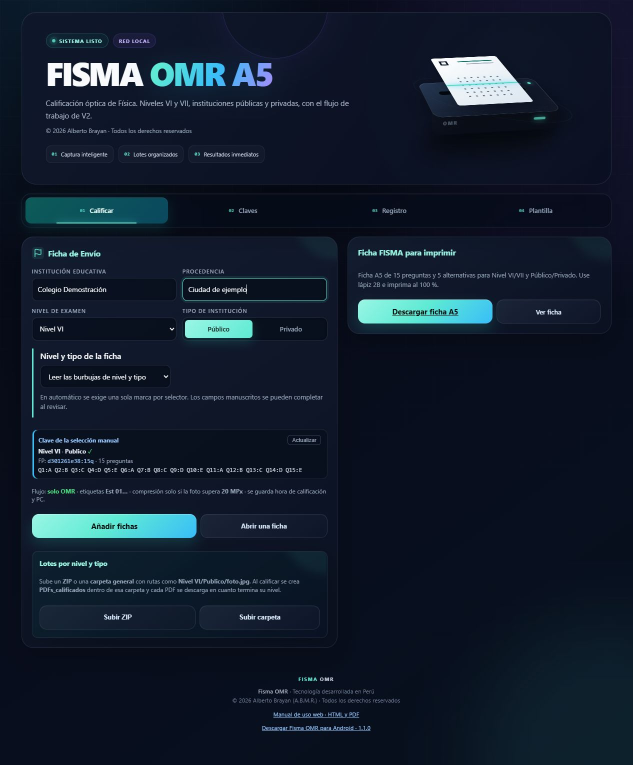
#> input picture docs/assets/01-inicio.jpg, 1265 x 1529 px (shown at 1/2 size); its folder holds 4 pictures in this run; the run also reads 2 pictures not shown here
$ python build_manual.py
#> lines starting #> are read from the running program, lines starting #| are printed output that depends on the picture
"""Genera el HTML sin conexión y el PDF desde una única fuente de contenido.
Uso: python tools/build_manual.py. Las capturas aprobadas están en docs/assets.
"""
from pathlib import Path
import json,html
from PIL import Image as PILImage
from reportlab.lib import colors
from reportlab.lib.pagesizes import A4
from reportlab.lib.units import mm
from reportlab.lib.styles import ParagraphStyle
from reportlab.platypus import SimpleDocTemplate,Paragraph,Spacer,PageBreak,Table,TableStyle,Flowable
from reportlab.lib.utils import ImageReader

ROOT=Path(__file__).resolve().parents[1]
DOCS=ROOT/'docs'
DATA=json.loads((DOCS/'manual_content.json').read_text(encoding='utf-8'))
#> (reads docs/manual_content.json from the repository)
INK='#12213b'; TEAL='#116d75'; LIGHT='#edf6f6'
esc=lambda text:html.escape(str(text))

def crop_for(section):
    return section.get('crop',[0,0,1,1])

def html_manual():
    toc=''.join(f'<a href="#{s["id"]}"><span>{i:02}</span>{esc(s["title"])}</a>' for i,s in enumerate(DATA['sections'],1))
    parts=[]
    for i,s in enumerate(DATA['sections'],1):
        body=''.join(f'<p>{esc(p)}</p>' for p in s.get('paragraphs',[]))
        steps='<ol>'+''.join(f'<li>{esc(step)}</li>' for step in s.get('steps',[]))+'</ol>' if s.get('steps') else ''
        table=''
        if s.get('table'):
            table='<div class="table-scroll"><table><thead><tr>'+''.join(f'<th>{esc(h)}</th>' for h in s['table']['headers'])+'</tr></thead><tbody>'
            table+=''.join('<tr>'+''.join(f'<td>{esc(v)}</td>' for v in row)+'</tr>' for row in s['table']['rows'])+'</tbody></table></div>'
        code=f'<pre><code>{esc(s["code"])}</code></pre>' if s.get('code') else ''
        figure=''
        if s.get('image'):
            image=DOCS/'assets'/s['image']
            iw,ih=PILImage.open(image).size
            x,y,w,h=crop_for(s)
            figure=f'''<figure><a href="assets/{esc(s['image'])}" target="_blank" rel="noopener" aria-label="Ampliar captura: {esc(s['title'])}">
            <div class="image-window" style="aspect-ratio:{iw*w}/{ih*h}"><img src="assets/{esc(s['image'])}" alt="{esc(s['caption'])}" loading="lazy" style="width:{100/w:.4f}%;left:{-100*x/w:.4f}%;top:{-100*y/h:.4f}%"></div></a>
            <figcaption>{esc(s['caption'])} <span>Selecciona la imagen para ampliarla.</span></figcaption></figure>'''
        note=f'<aside class="note"><strong>Ten en cuenta</strong><p>{esc(s["note"])}</p></aside>' if s.get('note') else ''
        introduction=body+steps if s.get('paragraphs_first') else steps+body
        parts.append(f'<section id="{s["id"]}" class="chapter"><div class="chapter-number">PASO {i:02}</div><h2>{esc(s["title"])}</h2><p class="lead">{esc(s["subtitle"])}</p>{introduction}{table}{code}{figure}{note}</section>')
#> this loop made 6 passes
#> ih on passes 1, 2, 3, 5: 1529, 1817, 1380, 1924
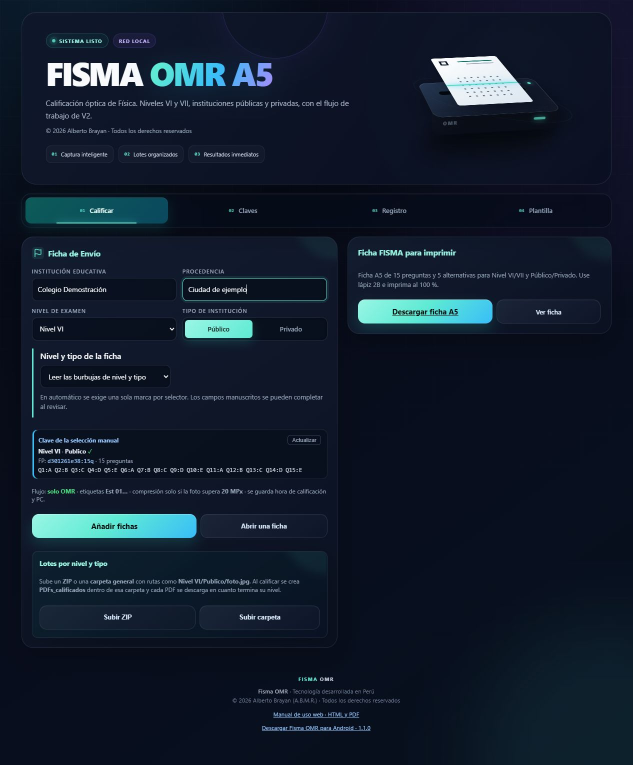
#> input picture docs/assets/01-inicio.jpg, 1265 x 1529 px (shown at 1/2 size)
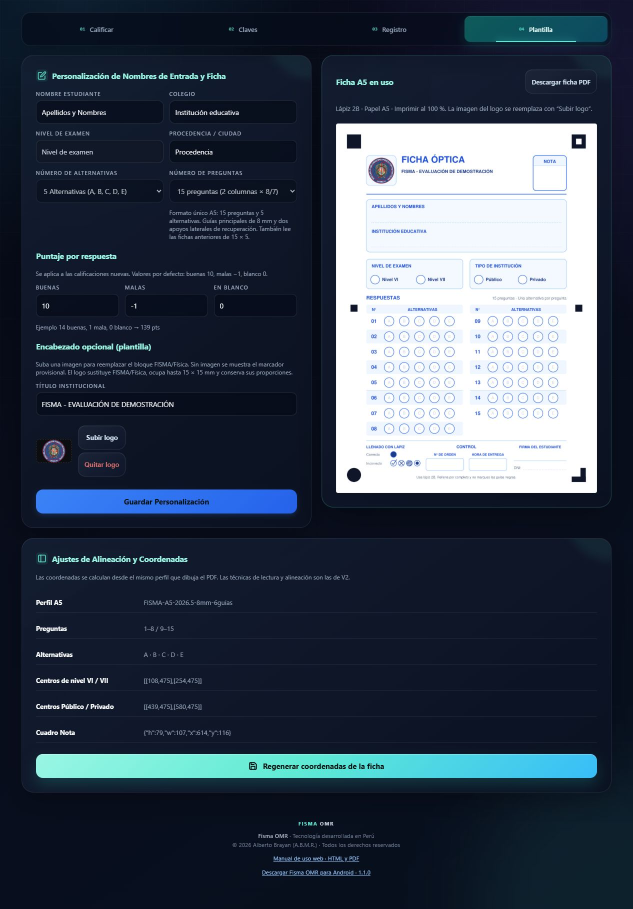
#> input picture docs/assets/02-plantilla.jpg, 1265 x 1817 px (shown at 1/2 size)
#> after the loop, parts = 5 items
    css='''
    :root{--ink:#12213b;--muted:#52637a;--teal:#116d75;--line:#dce5eb;--paper:#fff;--wash:#f3f7f9}*{box-sizing:border-box}html{scroll-behavior:smooth;scroll-padding-top:24px}body{margin:0;background:var(--wash);color:var(--ink);font:16px/1.65 Arial,Helvetica,sans-serif}a{color:var(--teal)}.sidebar{position:fixed;inset:0 auto 0 0;width:270px;padding:28px 22px;background:var(--ink);color:#fff;overflow:auto}.brand{display:flex;gap:12px;align-items:center;margin-bottom:24px}.brand img{width:45px;height:45px;border-radius:50%;background:white;object-fit:contain}.brand strong{font-size:20px;display:block}.brand small{color:#b8cbd9}.sidebar nav a{display:flex;gap:12px;color:#dbe7ed;text-decoration:none;font-size:13px;line-height:1.45;padding:10px 4px;border-bottom:1px solid #293954}.sidebar nav a:hover,.sidebar nav a:focus-visible{color:white;background:#1e3551}.sidebar nav span{color:#75c4c4;font-variant-numeric:tabular-nums}.sidebar .edition{font-size:12px;color:#b8cbd9;margin-top:24px}main{margin-left:270px;padding:44px clamp(24px,5vw,80px);max-width:1320px}.hero{border-bottom:2px solid var(--teal);padding-bottom:32px;margin-bottom:32px}.eyebrow,.chapter-number{font-size:12px;letter-spacing:.1em;font-weight:bold;color:var(--teal)}h1{font-size:clamp(34px,4vw,50px);line-height:1.1;margin:14px 0 18px;letter-spacing:-.02em}.hero p{max-width:650px;font-size:18px;color:var(--muted)}.actions{display:flex;gap:12px;flex-wrap:wrap;margin:24px 0 16px}.button,button{font:inherit;font-size:14px;font-weight:bold;padding:11px 18px;border-radius:5px;border:1px solid var(--teal);cursor:pointer;text-decoration:none;background:var(--teal);color:white}.button.secondary{background:white;color:var(--teal)}.facts{display:flex;gap:12px;flex-wrap:wrap;font-size:13px;color:var(--muted)}.facts span{padding-right:14px;border-right:1px solid var(--line)}.chapter{background:white;border:1px solid var(--line);padding:32px;margin:0 0 28px;border-radius:8px}h2{font-size:27px;line-height:1.22;margin:9px 0 12px}.lead{color:var(--teal);font-size:17px;margin-top:0}p{margin:14px 0}ol{padding-left:24px}li{padding-left:6px;margin-bottom:12px}li::marker{font-weight:bold;color:var(--teal)}.table-scroll{overflow-x:auto}table{width:100%;border-collapse:collapse;font-size:14px;margin:22px 0}th{text-align:left;background:var(--ink);color:white}th,td{padding:11px 12px;vertical-align:top;border:1px solid var(--line)}tbody tr:nth-child(even){background:#f4f7fa}pre{background:#14223a;color:#e8f2f6;padding:22px;overflow:auto;border-radius:5px;font:14px/1.6 Consolas,monospace}.note{border-left:4px solid var(--teal);background:#edf6f6;padding:16px 20px;margin-top:24px}.note strong{font-size:13px;color:var(--teal)}.note p{margin:6px 0;font-size:14px}.image-window{position:relative;overflow:hidden;background:#0c1424;border-radius:5px;border:1px solid var(--line);max-height:650px}.image-window img{position:absolute;height:auto;max-width:none;display:block}figure{margin:24px 0}figcaption{font-size:12px;line-height:1.5;color:var(--muted);margin-top:9px}figcaption span{display:block;color:var(--teal)}footer{font-size:12px;color:var(--muted);padding:10px 0 26px;border-top:1px solid var(--line)}:focus-visible{outline:3px solid #de9e2b;outline-offset:3px}@media(max-width:950px){.sidebar{position:static;width:auto}.sidebar nav{display:grid;grid-template-columns:1fr 1fr}.sidebar .edition{display:none}main{margin-left:0;padding:28px 18px}.chapter{padding:24px}h2{font-size:24px}}@media(max-width:520px){.sidebar nav{grid-template-columns:1fr}body{font-size:15px}.chapter{padding:19px}}@media print{body{background:white;font-size:11pt}.sidebar,.actions{display:none}main{margin:0;padding:0;max-width:none}.hero{break-after:page}.chapter{border:0;padding:0;break-before:page;margin:0}a{color:inherit;text-decoration:none}figure{break-inside:avoid}.image-window{max-height:none}footer{margin-top:20px}h2{font-size:20pt}.note{break-inside:avoid}}
    '''
    document=f'''<!doctype html><html lang="es"><head><meta charset="utf-8"><meta name="viewport" content="width=device-width,initial-scale=1"><meta name="description" content="Manual de uso web de Fisma OMR: claves, fichas A5, lotes, observaciones y resultados."><title>Fisma OMR | Manual de uso web</title><style>{css}</style></head><body>
    <aside class="sidebar"><div class="brand"><img src="assets/logo-fisma.png" alt="Emblema FISMA"><div><strong>Fisma OMR</strong><small>Manual de uso web</small></div></div><nav aria-label="Contenido del manual">{toc}</nav><p class="edition">Edición {DATA['edition']}<br>{DATA['date']}<br>Capturas con datos de demostración.</p></aside>
    <main><header class="hero"><div class="eyebrow">GUÍA DEL OPERADOR · EDICIÓN {DATA['edition']}</div><h1>{DATA['title']}</h1><p>{esc(DATA['intro'])}</p><div class="actions"><a class="button" href="Manual_Fisma_OMR_Web.pdf" download>Descargar manual PDF</a><button class="button secondary" onclick="window.print()">Imprimir esta guía</button></div><div class="facts"><span>A5 · 15 preguntas · 5 alternativas</span><span>Niveles VI / VII</span><span>Público / Privado</span></div></header>{''.join(parts)}<footer>© 2026 Alberto Brayan · Fisma OMR · Todos los derechos reservados.<br>Los componentes de terceros conservan sus licencias. Los ejemplos de este manual no son claves ni resultados oficiales.</footer></main></body></html>'''
    (DOCS/'index.html').write_text(document,encoding='utf-8')

class CropImage(Flowable):
    # [15 lines left out: functions __init__, draw, not called in this run]

class Anchor(Flowable):
    width=height=0
    def __init__(self,s): Flowable.__init__(self); self.s=s
    def draw(self):
        self.canv.bookmarkPage('sec-'+self.s['id'])
        self.canv.addOutlineEntry(self.s['title'],'sec-'+self.s['id'],0)

# [85 lines left out: function pdf_manual, not called in this run]

if __name__=='__main__':
#> (the run stopped early here; a loop or call above may not have finished)
